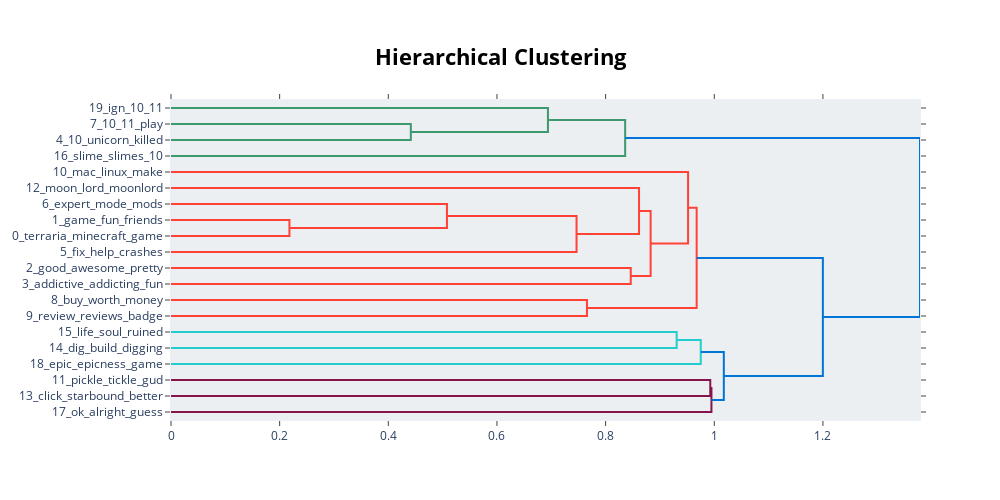

The code cell stored with this chart in its notebook:
### Code cell
# visualize how topics are hierarchically reduced

topic_model.visualize_hierarchy(top_n_topics=50)

### Figure 1 — Plotly figure (JSON) as saved in the notebook; plotly's stock layout.template omitted (floating-point values rounded to 4 significant figures)
{"data": [{"hoverinfo": "text", "marker": {"color": "rgb(61,153,112)"}, "mode": "lines", "type": "scatter", "x": [0, 0.4415, 0.4415, 0], "xaxis": "x", "y": [-15, -15, -25, -25], "yaxis": "y"}, {"hoverinfo": "text", "marker": {"color": "rgb(61,153,112)"}, "mode": "lines", "type": "scatter", "x": [0, 0.6939, 0.6939, 0.4415], "xaxis": "x", "y": [-5, -5, -20, -20], "yaxis": "y"}, {"hoverinfo": "text", "marker": {"color": "rgb(61,153,112)"}, "mode": "lines", "type": "scatter", "x": [0.6939, 0.836, 0.836, 0], "xaxis": "x", "y": [-12.5, -12.5, -35, -35], "yaxis": "y"}, {"hoverinfo": "text", "marker": {"color": "rgb(255,65,54)"}, "mode": "lines", "type": "scatter", "x": [0, 0.218, 0.218, 0], "xaxis": "x", "y": [-75, -75, -85, -85], "yaxis": "y"}, {"hoverinfo": "text", "marker": {"color": "rgb(255,65,54)"}, "mode": "lines", "type": "scatter", "x": [0, 0.508, 0.508, 0.218], "xaxis": "x", "y": [-65, -65, -80, -80], "yaxis": "y"}, {"hoverinfo": "text", "marker": {"color": "rgb(255,65,54)"}, "mode": "lines", "type": "scatter", "x": [0.508, 0.7465, 0.7465, 0], "xaxis": "x", "y": [-72.5, -72.5, -95, -95], "yaxis": "y"}, {"hoverinfo": "text", "marker": {"color": "rgb(255,65,54)"}, "mode": "lines", "type": "scatter", "x": [0, 0.8615, 0.8615, 0.7465], "xaxis": "x", "y": [-55, -55, -83.75, -83.75], "yaxis": "y"}, {"hoverinfo": "text", "marker": {"color": "rgb(255,65,54)"}, "mode": "lines", "type": "scatter", "x": [0, 0.8463, 0.8463, 0], "xaxis": "x", "y": [-105, -105, -115, -115], "yaxis": "y"}, {"hoverinfo": "text", "marker": {"color": "rgb(255,65,54)"}, "mode": "lines", "type": "scatter", "x": [0.8615, 0.8828, 0.8828, 0.8463], "xaxis": "x", "y": [-69.38, -69.38, -110, -110], "yaxis": "y"}, {"hoverinfo": "text", "marker": {"color": "rgb(255,65,54)"}, "mode": "lines", "type": "scatter", "x": [0, 0.9518, 0.9518, 0.8828], "xaxis": "x", "y": [-45, -45, -89.69, -89.69], "yaxis": "y"}, {"hoverinfo": "text", "marker": {"color": "rgb(255,65,54)"}, "mode": "lines", "type": "scatter", "x": [0, 0.7657, 0.7657, 0], "xaxis": "x", "y": [-125, -125, -135, -135], "yaxis": "y"}, {"hoverinfo": "text", "marker": {"color": "rgb(255,65,54)"}, "mode": "lines", "type": "scatter", "x": [0.9518, 0.9676, 0.9676, 0.7657], "xaxis": "x", "y": [-67.34, -67.34, -130, -130], "yaxis": "y"}, {"hoverinfo": "text", "marker": {"color": "rgb(35,205,205)"}, "mode": "lines", "type": "scatter", "x": [0, 0.9308, 0.9308, 0], "xaxis": "x", "y": [-145, -145, -155, -155], "yaxis": "y"}, {"hoverinfo": "text", "marker": {"color": "rgb(35,205,205)"}, "mode": "lines", "type": "scatter", "x": [0.9308, 0.9751, 0.9751, 0], "xaxis": "x", "y": [-150, -150, -165, -165], "yaxis": "y"}, {"hoverinfo": "text", "marker": {"color": "rgb(133,20,75)"}, "mode": "lines", "type": "scatter", "x": [0, 0.9926, 0.9926, 0], "xaxis": "x", "y": [-175, -175, -185, -185], "yaxis": "y"}, {"hoverinfo": "text", "marker": {"color": "rgb(133,20,75)"}, "mode": "lines", "type": "scatter", "x": [0.9926, 0.9948, 0.9948, 0], "xaxis": "x", "y": [-180, -180, -195, -195], "yaxis": "y"}, {"hoverinfo": "text", "marker": {"color": "rgb(0,116,217)"}, "mode": "lines", "type": "scatter", "x": [0.9751, 1.018, 1.018, 0.9948], "xaxis": "x", "y": [-157.5, -157.5, -187.5, -187.5], "yaxis": "y"}, {"hoverinfo": "text", "marker": {"color": "rgb(0,116,217)"}, "mode": "lines", "type": "scatter", "x": [0.9676, 1.2, 1.2, 1.018], "xaxis": "x", "y": [-98.67, -98.67, -172.5, -172.5], "yaxis": "y"}, {"hoverinfo": "text", "marker": {"color": "rgb(0,116,217)"}, "mode": "lines", "type": "scatter", "x": [0.836, 1.379, 1.379, 1.2], "xaxis": "x", "y": [-23.75, -23.75, -135.6, -135.6], "yaxis": "y"}], "layout": {"autosize": false, "height": 500, "hoverlabel": {"bgcolor": "white", "font": {"family": "Rockwell", "size": 16}}, "hovermode": "closest", "plot_bgcolor": "#ECEFF1", "showlegend": false, "title": {"font": {"color": "Black", "size": 22}, "text": "<b>Hierarchical Clustering</b>", "x": 0.5, "xanchor": "center", "yanchor": "top"}, "width": 1000, "xaxis": {"mirror": "allticks", "rangemode": "tozero", "showgrid": false, "showline": true, "showticklabels": true, "ticks": "outside", "type": "linear", "zeroline": false}, "yaxis": {"mirror": "allticks", "range": [-200, 0], "rangemode": "tozero", "showgrid": false, "showline": true, "showticklabels": true, "tickmode": "array", "ticks": "outside", "ticktext": ["19_ign_10_11", "7_10_11_play", "4_10_unicorn_killed", "16_slime_slimes_10", "10_mac_linux_make", "12_moon_lord_moonlord", "6_expert_mode_mods", "1_game_fun_friends", "0_terraria_minecraft_game", "5_fix_help_crashes", "2_good_awesome_pretty", "3_addictive_addicting_fun", "8_buy_worth_money", "9_review_reviews_badge", "15_life_soul_ruined", "14_dig_build_digging", "18_epic_epicness_game", "11_pickle_tickle_gud", "13_click_starbound_better", "17_ok_alright_guess"], "tickvals": [-5, -15, -25, -35, -45, -55, -65, -75, -85, -95, -105, -115, -125, -135, -145, -155, -165, -175, -185, -195], "type": "linear", "zeroline": false}}}
